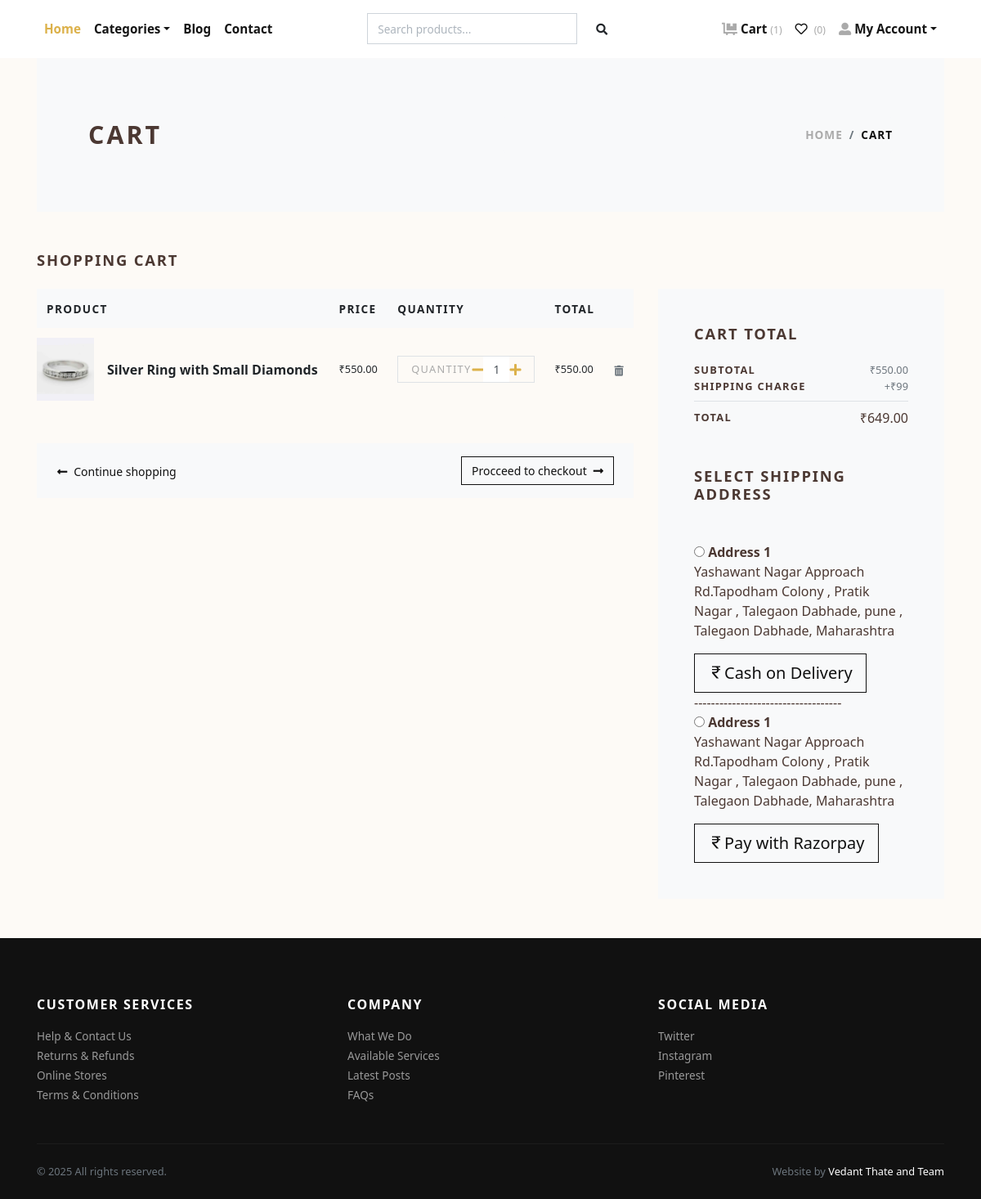
Before: /cart/ (signed in) with the older database file.
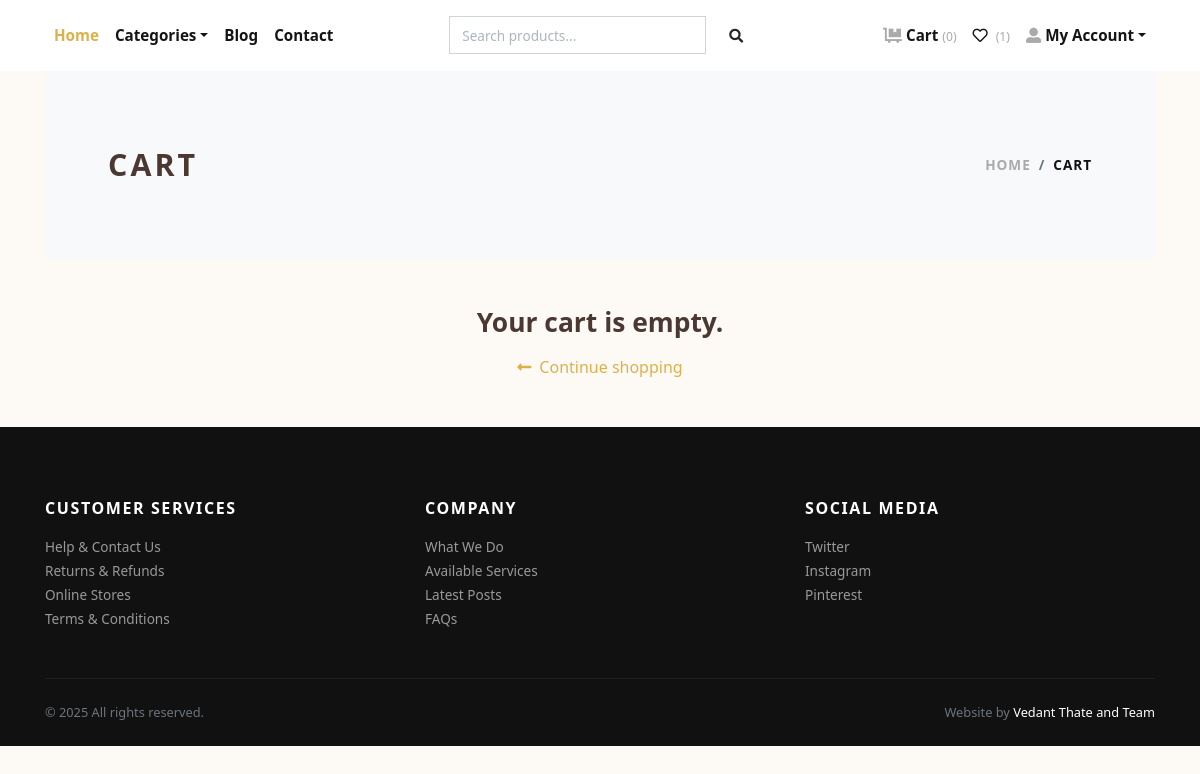
After: the same page with the newer database file.
### store/models.py (models this page shows, shortened)
class Cart(models.Model):
    user = models.ForeignKey(User, verbose_name="User", on_delete=models.CASCADE)
    product = models.ForeignKey(Product, verbose_name="Product", on_delete=models.CASCADE)
    quantity = models.PositiveIntegerField(default=1, verbose_name="Quantity")
    created_at = models.DateTimeField(auto_now_add=True, verbose_name="Created Date")
    updated_at = models.DateTimeField(auto_now=True, verbose_name="Updated Date")
    @property
    def total_price(self):
        return self.quantity * self.product.price

class Product(models.Model):
    title = models.CharField(max_length=150, verbose_name="Product Title")
    slug = models.SlugField(max_length=160, verbose_name="Product Slug")
    sku = models.CharField(max_length=255, unique=True, verbose_name="Unique Product ID (SKU)")
    short_description = models.TextField(verbose_name="Short Description")
    detail_description = models.TextField(blank=True, null=True, verbose_name="Detail Description")
    product_image = models.ImageField(upload_to='product', blank=True, null=True, verbose_name="Product Image")
    price = models.DecimalField(max_digits=8, decimal_places=2)
    category = models.ForeignKey(Category, verbose_name="Product Categoy", on_delete=models.CASCADE)
    is_active = models.BooleanField(verbose_name="Is Active?")
    is_featured = models.BooleanField(verbose_name="Is Featured?")
    created_at = models.DateTimeField(auto_now_add=True, verbose_name="Created Date")
    updated_at = models.DateTimeField(auto_now=True, verbose_name="Updated Date")
    class Meta:
        verbose_name_plural = 'Products'
        ordering = ('-created_at', )

class Address(models.Model):
    user = models.ForeignKey(User, verbose_name="User", on_delete=models.CASCADE)
    address = models.TextField(default="")
    user_phone_number = models.CharField(max_length=10,default="")
    city = models.CharField(max_length=100,default="")
    state = models.CharField(max_length=100,default="")
    pincode = models.CharField(max_length=10,default="")

### store/views.py (the view)
# urls.py: path('cart/', views.cart, name="cart"),
@login_required
def cart(request):
    user = request.user
    cart_products = Cart.objects.filter(user=user)
    amount, shipping_amount = get_cart_amount_and_order_data(user)
    addresses = Address.objects.filter(user=user)
    context = {
        'cart_products': cart_products,
        'amount': amount,
        'shipping_amount': shipping_amount,
        'total_amount': amount + shipping_amount,
        'addresses': addresses,
    }
    return render(request, 'store/cart.html', context)

### store/context_preprocessors.py (called while the page is built)
def store_menu(request):
    categories = Category.objects.filter(is_active=True)
    context = {
        'categories_menu': categories,
    }
    return context

def cart_menu(request):
    if request.user.is_authenticated:
        cart_items= Cart.objects.filter(user=request.user)
        context = {
            'cart_items': cart_items,
        }
    else:
        context = {}
    return context

### store/views.py (called while the page is built)
def get_cart_amount_and_order_data(user):
    amount = decimal.Decimal(0)
    shipping_amount = decimal.Decimal(99)
    cp = [p for p in Cart.objects.all() if p.user == user]
    if cp:
        for p in cp:
            temp_amount = (p.quantity * p.product.price)
            amount += temp_amount
    return amount, shipping_amount

### templates/store/cart.html (shortened to what the changed rows need)
{% extends 'base.html' %}
{% load static %}
{% load humanize %}
    {% block content %}
      <div class="container">
        <section class="py-5 bg-light">
          <div class="container">
            <div class="row px-4 px-lg-5 py-lg-4 align-items-center">
              <div class="col-lg-6">
                <h1 class="h2 text-uppercase mb-0">Cart</h1>
              </div>
            </div>
          </div>
        </section>
        {% if cart_products %}
        <section class="py-5">
          <h2 class="h5 text-uppercase mb-4">Shopping cart</h2>
          <div class="row">
            <div class="col-lg-8 mb-4 mb-lg-0">
              <div class="table-responsive mb-4">
                <table class="table">
                  <thead class="bg-light">
                    <tr>
                      <th class="border-0" scope="col"> <strong class="text-small text-uppercase">Product</strong></th>
                      <th class="border-0" scope="col"> <strong class="text-small text-uppercase">Price</strong></th>
                      <th class="border-0" scope="col"> <strong class="text-small text-uppercase">Quantity</strong></th>
                      <th class="border-0" scope="col"> <strong class="text-small text-uppercase">Total</strong></th>
                      <th class="border-0" scope="col"> </th>
                    </tr>
                  </thead>
                  <tbody>
                    {% for cart_product in cart_products %}
                    <tr>
                      <th class="pl-0 border-0" scope="row">
                        <div class="media align-items-center">
                          {% if cart_product.product.product_image %}
                            <a class="reset-anchor d-block animsition-link" href="{% url 'store:product-detail' cart_product.product.slug %}"><img src="{{cart_product.product.product_image.url}}" alt="{{cart_product.product.title}}" width="70px"/></a>
                          {% else %}
                            <a class="reset-anchor d-block animsition-link" href="{% url 'store:product-detail' cart_product.product.slug %}"><img src="{% static 'img/product-detail-3.jpg' %}" alt="{{cart_product.product.title}}" width="70px"/></a>
                          {% endif %}
                          <div class="media-body ml-3"><strong class="h6"><a class="reset-anchor animsition-link" href="{% url 'store:product-detail' cart_product.product.slug %}">{{cart_product.product.title}}</a></strong></div>
                        </div>
                      </th>
                      <td class="align-middle border-0">
                        <p class="mb-0 small">₹{{cart_product.product.price}}</p>
                      </td>
                      <td class="align-middle border-0">
                        <div class="border d-flex align-items-center justify-content-between px-3"><span class="small text-uppercase text-gray headings-font-family">Quantity</span>
                          <div class="quantity">
                            <a href="{% url 'store:minus-cart' cart_product.id %}" class="dec-btn p-0 ml-"><i class="fas fa-minus"></i></a>
                            <input class="form-control form-control-sm border-0 shadow-0 p-0" type="text" value="{{cart_product.quantity}}"/>
                            <a href="{% url 'store:plus-cart' cart_product.id %}" class="inc-btn p-0"><i class="fas fa-plus"></i></a>
                          </div>
                        </div>
                      </td>
                      <td class="align-middle border-0">
                        <p class="mb-0 small">₹{{cart_product.total_price|intcomma}}</p>
                      </td>
                      <td class="align-middle border-0"><a class="reset-anchor" href="{% url 'store:remove-cart' cart_product.id %}"><i class="fas fa-trash-alt small text-muted"></i></a></td>
                    </tr>
                    {% endfor %}
                  </tbody>
                </table>
              </div>
              <div class="bg-light px-4 py-3">
                <div class="row align-items-center text-center">
                  <div class="col-md-6 mb-3 mb-md-0 text-md-left"><a class="btn btn-link p-0 text-dark btn-sm" href="{% url 'store:home' %}"><i class="fas fa-long-arrow-alt-left mr-2"> </i>Continue shopping</a></div>
                  <div class="col-md-6 text-md-right"><a class="btn btn-outline-dark btn-sm" href="{% url 'store:checkout' %}">Procceed to checkout<i class="fas fa-long-arrow-alt-right ml-2"></i></a></div>
                </div>
              </div>
            </div>
            <div class="col-lg-4">
              <div class="card border-0 rounded-0 p-lg-4 bg-light">
                <div class="card-body">
                  <h5 class="text-uppercase mb-4">Cart total</h5>
                  <ul class="list-unstyled mb-0">
                    <li class="d-flex align-items-center justify-content-between"><strong class="text-uppercase small font-weight-bold">Subtotal</strong><span class="text-muted small">₹{{amount|intcomma}}</span></li>
                    <li class="d-flex align-items-center justify-content-between"><strong class="text-uppercase small font-weight-bold">Shipping Charge</strong><span class="text-muted small">+₹{{shipping_amount}}</span></li>
                    <li class="border-bottom my-2"></li>
                    <li class="d-flex align-items-center justify-content-between mb-4"><strong class="text-uppercase small font-weight-bold">Total</strong><span>₹{{total_amount|intcomma}}</span></li>
                  </ul>
                  <h5 class="text-uppercase my-5">Select Shipping Address</h5>
                  <form action="{% url 'store:checkout' %}" id="myform" method='post'>
                    {% if addresses %}
                      {% for address in addresses %}
                        <div class="mb-3">
                        <input type="radio" name="address" value="{{address.id}}"> <strong>Address {{forloop.counter}}</strong> <br>
                       {{address.address}}, {{address.city}}, {{address.state}}
                        </div>
                      {% endfor %}
                    {% endif %}
                    <button type="submit" class="btn btn-dark btn-lg btn-outline-dark" name="payment_method" value="COD" type="submit">
                      <i class="bi bi-currency-rupee"></i></i>Cash on Delivery</button>
                  </form>
                  -----------------------------------
                  {% include 'store/payment.html' %}
                </div>
              </div>
            </div>
          </div>
        </section>
        {% else %}
          <div class="text-center py-5">
            <h3 class="mb-3">Your cart is empty.</h3>
            <a href="{% url 'store:home' %}"><i class="fas fa-long-arrow-alt-left mr-2"> </i>Continue shopping</a>
          </div>
        {% endif %}
      </div>
      {% endblock content %}

### templates/navbar.html (shortened to what this page needs)
{% load static %}
<header class="header bg-white">
  <div class="container px-0 px-lg-3">
    <nav class="navbar navbar-expand-lg navbar-light py-3 px-lg-0">
      <div class="collapse navbar-collapse" id="navbarSupportedContent">
        <ul class="navbar-nav mr-auto">
          <li class="nav-item">
            <a class="nav-link active" href="{% url 'store:home' %}">Home</a>
          </li>
          <li class="nav-item dropdown">
            <a class="nav-link dropdown-toggle" id="pagesDropdown" href="#" data-toggle="dropdown" aria-haspopup="true"
              aria-expanded="false">Categories</a>
          </li>
          <li class="nav-item">
            <a class="nav-link" href="{% url 'store:blog_list' %}">Blog</a>
          </li>
          <li class="nav-item">
            <a class="nav-link" href="{% url 'store:contact' %}">Contact</a>
          </li>
        </ul>
        <div class="d-flex align-items-center">
          <form method="GET" action="{% url 'store:search' %}" class="form-inline d-none d-lg-block">
            <div class="input-group">
              <input type="text" name="q" class="form-control" placeholder="Search products..." aria-label="Search" required>
              <div class="input-group-append">
                <button class="btn" type="submit" style="border: none; background-color: transparent;">
                  <i class="fas fa-search fa-sm"></i>
                </button>
              </div>
            </div>
          </form>
        </div>
        <ul class="navbar-nav ml-auto">
          {% if request.user.is_authenticated %}
          <li class="nav-item">
            <a class="nav-link" href="{% url 'store:cart' %}">
              <i class="fas fa-dolly-flatbed mr-1 text-gray"></i>Cart
              <small class="text-gray">({{ cart_items.count }})</small>
            </a>
          </li>
          <li class="nav-item">
            <a class="nav-link" href="{% url 'store:wishlist' %}">
              <i class="far fa-heart mr-1"></i>
              <small class="text-gray">({{ user.wishlist_set.count }})</small>
            </a>
          </li>
          <li class="nav-item dropdown">
            <a class="nav-link dropdown-toggle" id="userDropdown" href="#" data-toggle="dropdown" aria-haspopup="true"
              aria-expanded="false"><i class="fas fa-user-alt mr-1 text-gray"></i>My Account</a>
          </li>
          {% else %}
          <li class="nav-item"><a class="nav-link" href="{% url 'store:login' %}">Login</a></li>
          <li class="nav-item"><a class="nav-link" href="{% url 'store:register' %}">Create Account</a></li>
          {% endif %}
        </ul>
      </div>
    </nav>
  </div>
</header>

### templates/store/payment.html (shortened to what this page needs)
{% block payment-gateway %}
<form method="post" action="{% url 'store:generate-payment' %}">
    {% if addresses %}
      {% for address in addresses %}
        <div class="mb-3">
        <input type="radio" name="address" value="{{address.id}}"> <strong>Address {{forloop.counter}}</strong> <br>
       {{address.address}}, {{address.city}}, {{address.state}}
        </div>
      {% endfor %}
    {% endif %}
    <button type="submit" class="btn btn-dark btn-lg btn-outline-dark" id="rzp-button1" name="payment_method" value="Online" type="submit">
      <i class="bi bi-currency-rupee"></i></i>Pay with Razorpay</button>
</form>
{% endblock payment-gateway %}

Changed rows visible on the page:
removed Cart: product.product_image (picture), product "Silver Ring with Small Diamonds", product.price "550.00", quantity "1", total_price "550.00"
no longer on this page (row unchanged): Address: address "Yashawant Nagar Approach Rd.Tapodham Colony , Pratik Nagar , Talegaon Dabhade", city "pune , Talegaon Dabhade", state "Maharashtra"
Other visible differences:
{{ cart_items.count }}: "1" → "0"
{{ user.wishlist_set.count }}: "0" → "1"
{{ amount|intcomma }}: "550.00" → (not shown)
{{ shipping_amount }}: "99" → (not shown)
{{ total_amount|intcomma }}: "649.00" → (not shown)
text no longer shown: "SHOPPING CART PRODUCT PRICE QUANTITY TOTAL Procceed to checkout CART TOTAL SUBTOTAL ₹ SHIPPING CHARGE +₹ TOTAL ₹ SELECT SHIPPING ADDRESS Cash on Delivery ----------------------------------- Pay with Razorpay"
text now shown: "Your cart is empty."
